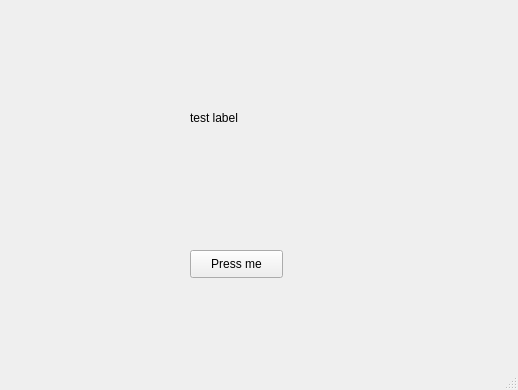
<?xml version="1.0" encoding="UTF-8"?>
<ui version="4.0">
 <class>MainWindow</class>
 <widget class="QMainWindow" name="MainWindow">
  <property name="geometry">
   <rect>
    <x>0</x>
    <y>0</y>
    <width>518</width>
    <height>390</height>
   </rect>
  </property>
  <property name="windowTitle">
   <string>MainWindow</string>
  </property>
  <widget class="QWidget" name="centralwidget">
   <widget class="QLabel" name="label1">
    <property name="geometry">
     <rect>
      <x>190</x>
      <y>110</y>
      <width>55</width>
      <height>16</height>
     </rect>
    </property>
    <property name="text">
     <string>test label</string>
    </property>
   </widget>
   <widget class="QPushButton" name="button1">
    <property name="geometry">
     <rect>
      <x>190</x>
      <y>250</y>
      <width>93</width>
      <height>28</height>
     </rect>
    </property>
    <property name="text">
     <string>Press me</string>
    </property>
   </widget>
  </widget>
  <widget class="QMenuBar" name="menubar">
   <property name="geometry">
    <rect>
     <x>0</x>
     <y>0</y>
     <width>518</width>
     <height>26</height>
    </rect>
   </property>
  </widget>
  <widget class="QStatusBar" name="statusbar"/>
 </widget>
 <resources/>
 <connections/>
</ui>
